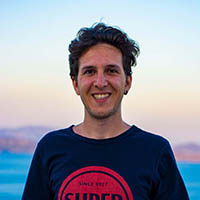
#> input picture programs/Pokiki/in/02.jpg, 200 x 200 px
$ python -i Program.py   (imports and definitions only)
#> lines starting #> are read from the running program, lines starting #| are printed output that depends on the picture
#> further down, picture is the input picture: shape (200, 200, 3); mean B, G, R 161.9, 149.6, 148.1
import cv2
import Helper
import numpy as np
from pathlib import Path
from PIL import Image
from multiprocessing import Pool, cpu_count
import time
from functools import partial
import sys, getopt
import os

rootFolder = Path('./programs/Pokiki')
# print("Program root folder", rootFolder.resolve())
tilesFolder = rootFolder / "tiles/"
# print("Tiles", tilesFolder.resolve())

data = rootFolder / 'out/data.json'
# [1 line that did not run here, left out]

# [24 lines left out: function buildRows, not called in this run]

def increase_brightness(img, value=30):
#> called with value = 30
    hsv = cv2.cvtColor(img, cv2.COLOR_BGR2HSV)
#> hsv: shape (200, 200, 3); mean H, S, V 85.2, 99.3, 176.3
    h, s, v = cv2.split(hsv)
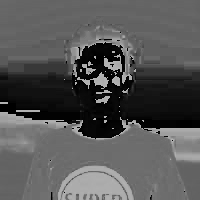
#> h: shape (200, 200); min 0, max 179, mean 85.2
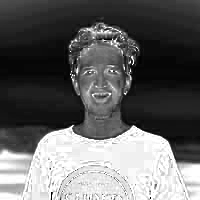
#> s: shape (200, 200); min 0, max 255, mean 99.3
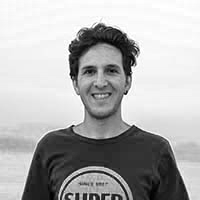
#> v: shape (200, 200); min 0, max 255, mean 176.3

    lim = 255 - value
    v[v > lim] = 255
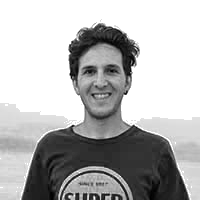
#> v: shape (200, 200); min 0, max 255, mean 181.2
    v[v <= lim] += value
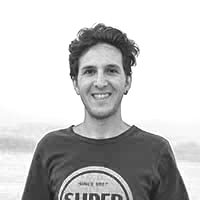
#> v: shape (200, 200); min 30, max 255, mean 197.4

    final_hsv = cv2.merge((h, s, v))
#> final_hsv: shape (200, 200, 3); mean H, S, V 85.2, 99.3, 197.4
    img = cv2.cvtColor(final_hsv, cv2.COLOR_HSV2BGR)
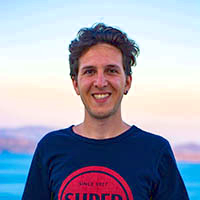
#> img: shape (200, 200, 3); mean B, G, R 180.4, 163.1, 161.5
    return img

# [86 lines left out: function main, not called in this run]

# [2 lines not run here, left out]

>>> import cv2
>>> picture = cv2.imread('in/02.jpg')
>>> result = increase_brightness(picture)

$ run again, on programs/Pokiki/in/ecem.jpg
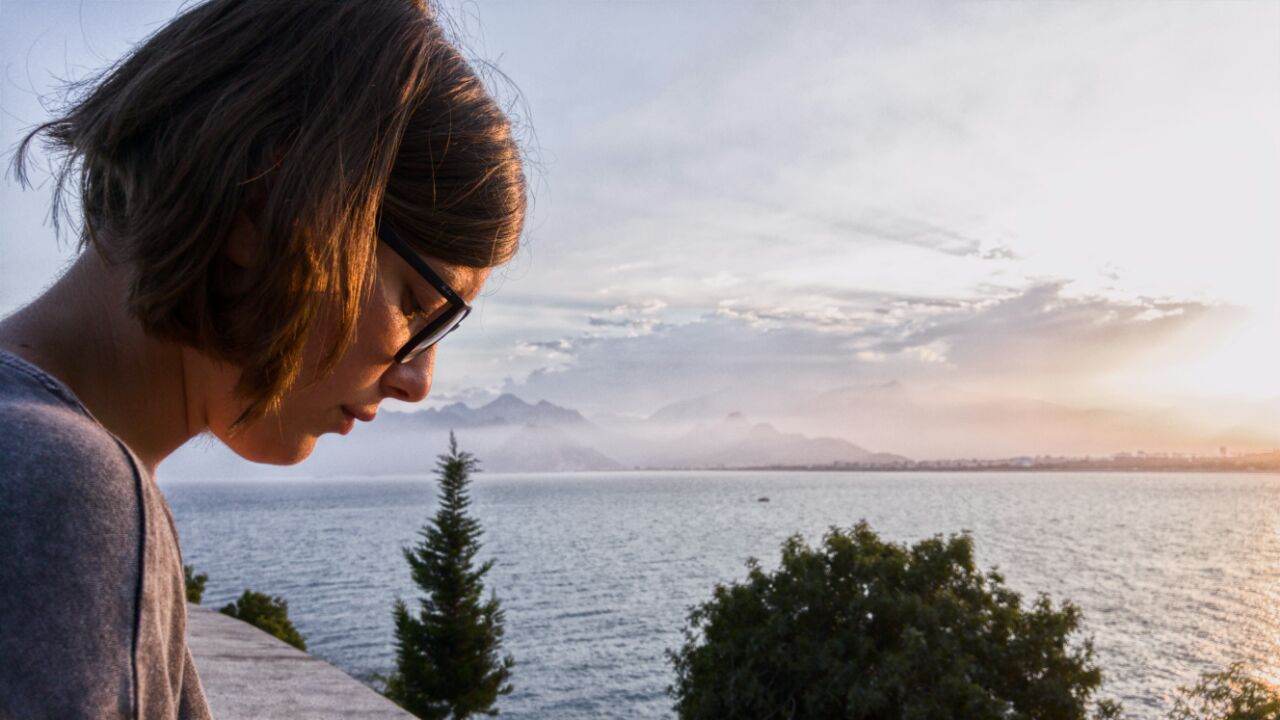
#> input picture programs/Pokiki/in/ecem.jpg, 1280 x 720 px
#> picture is the input picture: shape (720, 1280, 3); mean B, G, R 145, 142.7, 148.6
#> hsv: shape (720, 1280, 3); mean H, S, V 85.4, 48.1, 155.4
#> in increase_brightness, `h, s, v = cv2.split(hsv)`:
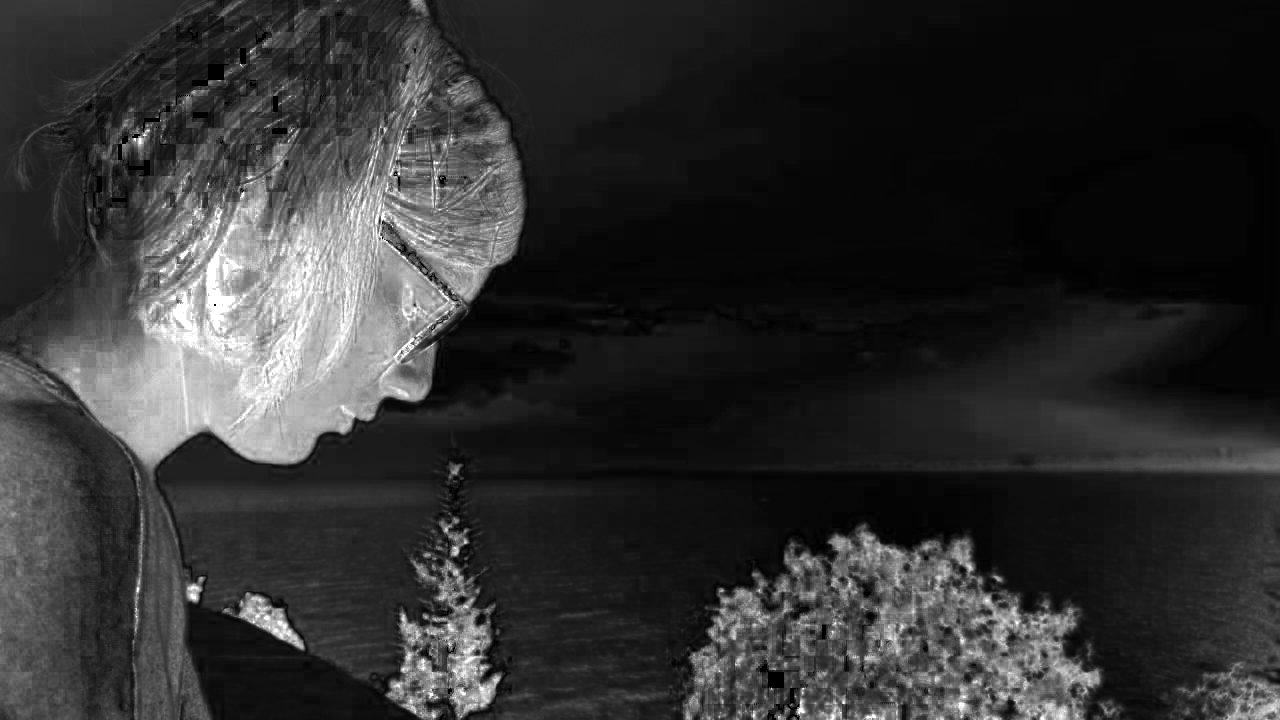
#> s: shape (720, 1280); min 0, max 255, mean 48.1
#> final_hsv: shape (720, 1280, 3); mean H, S, V 85.4, 48.1, 184.1
#> in increase_brightness, `img = cv2.cvtColor(final_hsv, cv2.COLOR_HSV2BGR)`:
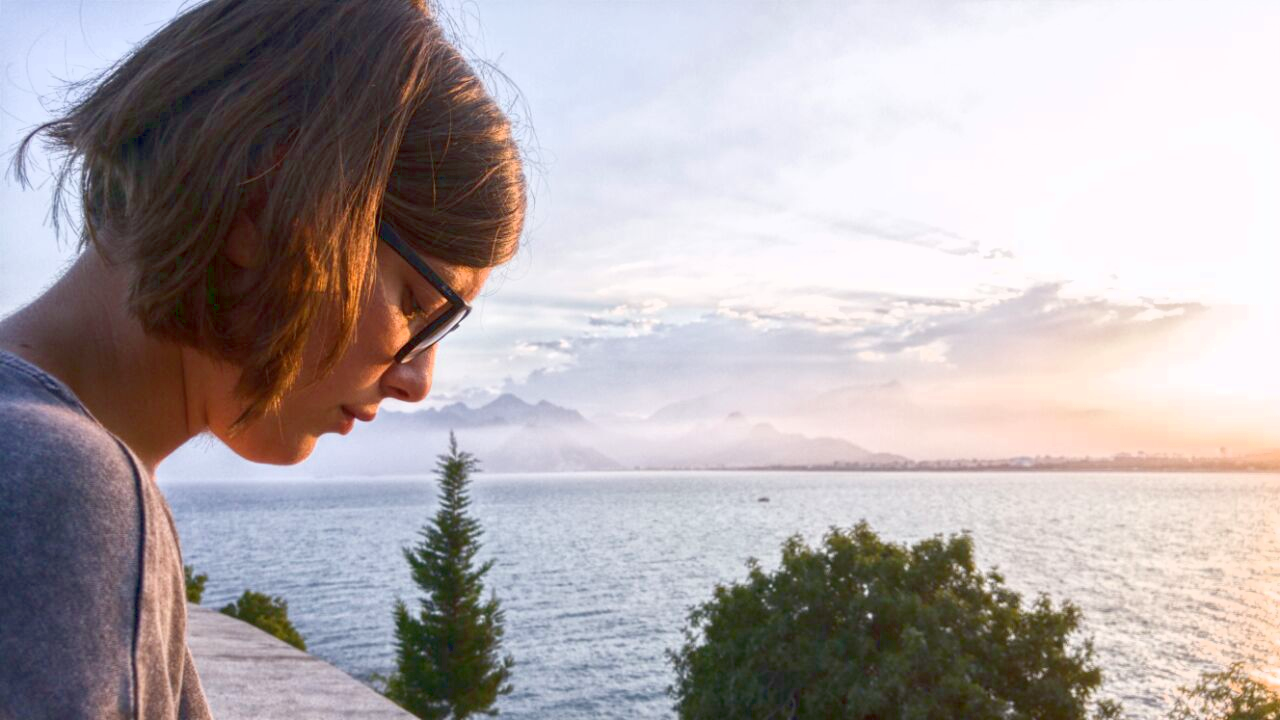
#> img: shape (720, 1280, 3); mean B, G, R 169.4, 167.5, 175.5
